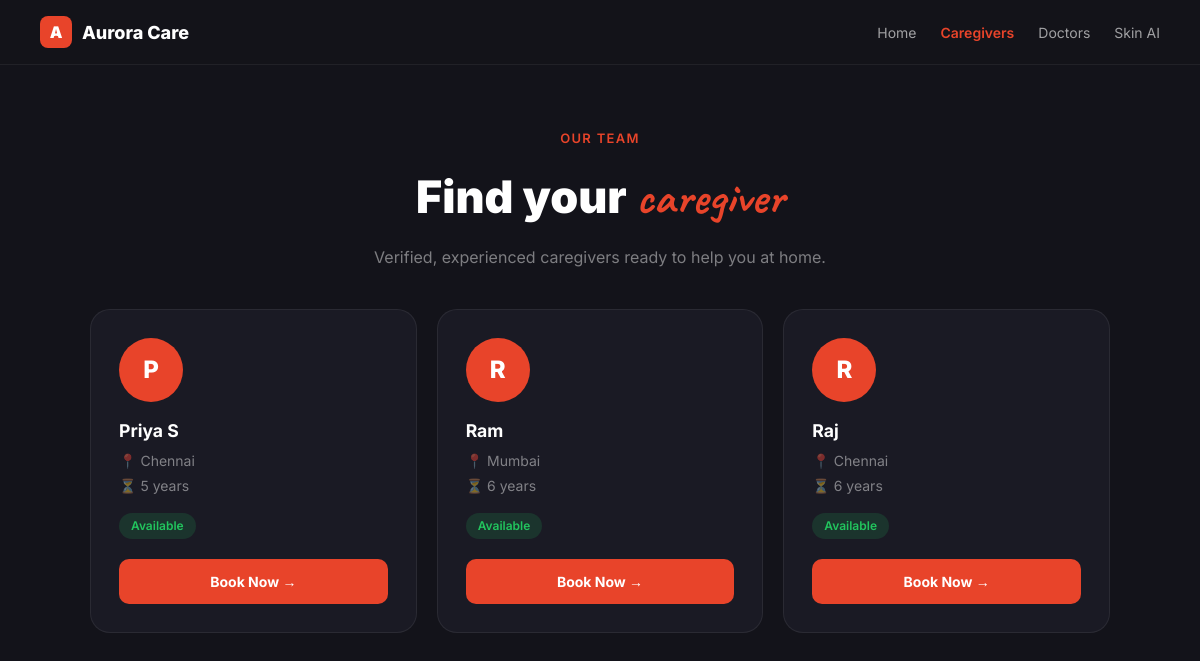
Screenshot of /caretakers/ with the database file from the repository.
### core/models.py (models this page shows, shortened)
class Caretaker(models.Model):
    name = models.CharField(max_length=100)
    experience = models.CharField(max_length=100)
    location = models.CharField(max_length=100)
    available = models.BooleanField(default=True)

### core/views.py (the view)
# urls.py: path('caretakers/', views.caretakers),
def caretakers(request):
    data = Caretaker.objects.all()
    return render(request, 'caretakers.html', {'caretakers': data})

### core/templates/caretakers.html (shortened to what this page needs)
<!DOCTYPE html>
<html lang="en">
<head>
  <script src="https://cdn.tailwindcss.com"></script>
</head>
<body>
<nav style="background:rgba(19,19,26,0.95);border-bottom:1px solid rgba(255,255,255,0.06);padding:16px 40px;display:flex;align-items:center;justify-content:space-between;position:sticky;top:0;z-index:100;">
  <a href="/" style="display:flex;align-items:center;gap:10px;text-decoration:none;">
    <div style="width:32px;height:32px;background:#e8442a;border-radius:8px;display:flex;align-items:center;justify-content:center;">
      <span style="color:white;font-weight:900;font-size:16px;">A</span>
    </div>
    <span style="font-weight:800;font-size:18px;color:white;">Aurora Care</span>
  </a>
  <div style="display:flex;gap:24px;">
    <a href="/" style="color:rgba(255,255,255,0.6);text-decoration:none;font-size:14px;">Home</a>
    <a href="/caretakers" style="color:#e8442a;text-decoration:none;font-size:14px;font-weight:600;">Caregivers</a>
    <a href="/doctors" style="color:rgba(255,255,255,0.6);text-decoration:none;font-size:14px;">Doctors</a>
    <a href="/skin" style="color:rgba(255,255,255,0.6);text-decoration:none;font-size:14px;">Skin AI</a>
  </div>
</nav>
<div style="text-align:center;padding:60px 40px 40px;">
  <span style="color:#e8442a;font-size:13px;font-weight:600;letter-spacing:0.1em;text-transform:uppercase;">Our Team</span>
  <h1 style="font-size:2.8rem;font-weight:900;margin-top:12px;margin-bottom:12px;">
    Find your <span style="font-family:'Caveat',cursive;color:#e8442a;font-size:3rem;">caregiver</span>
  </h1>
  <p style="color:rgba(255,255,255,0.45);font-size:16px;">Verified, experienced caregivers ready to help you at home.</p>
</div>
<div style="max-width:1100px;margin:0 auto;padding:0 40px 80px;display:grid;grid-template-columns:repeat(auto-fit,minmax(280px,1fr));gap:20px;">
  {% for c in caretakers %}
  <div class="card" style="background:#1a1a24;border:1px solid rgba(255,255,255,0.07);border-radius:20px;padding:28px;">
    <div style="width:64px;height:64px;border-radius:50%;background:#e8442a;display:flex;align-items:center;justify-content:center;font-size:24px;font-weight:800;margin-bottom:16px;">
      {{ c.name|first }}
    </div>
    <h3 style="font-size:1.1rem;font-weight:700;margin-bottom:6px;">{{ c.name }}</h3>
    <p style="color:rgba(255,255,255,0.45);font-size:14px;margin-bottom:4px;">📍 {{ c.location }}</p>
    <p style="color:rgba(255,255,255,0.45);font-size:14px;margin-bottom:16px;">⏳ {{ c.experience }}</p>
    {% if c.available %}
    <div style="display:inline-block;background:rgba(34,197,94,0.15);color:#22c55e;border-radius:999px;padding:4px 12px;font-size:12px;font-weight:600;margin-bottom:20px;">
      Available
    </div>
    {% else %}
    <div style="display:inline-block;background:rgba(232,68,42,0.15);color:#e8442a;border-radius:999px;padding:4px 12px;font-size:12px;font-weight:600;margin-bottom:20px;">
      Busy
    </div>
    {% endif %}
    <div>
      <a href="/book-caretaker/{{ c.id }}/" style="display:block;background:#e8442a;color:white;text-align:center;padding:12px;border-radius:10px;font-weight:700;font-size:14px;text-decoration:none;">
        Book Now →
      </a>
    </div>
  </div>
  {% empty %}
  <div style="text-align:center;color:rgba(255,255,255,0.4);grid-column:1/-1;padding:60px;">
    No caretakers added yet. Add them in the admin panel.
  </div>
  {% endfor %}
</div>
</body>
</html>

### core/templates/caretakers.html (style rules this page uses)
* { font-family: 'Inter', sans-serif; }
body { background: #13131a; color: white; margin: 0; }
.card { transition: transform 0.3s, border-color 0.3s; }

### rows the page displays
Caretaker: name|first "P", name "Priya S", location "Chennai", experience "5 years", available "Available"
Caretaker: name|first "R", name "Ram", location "Mumbai", experience "6 years", available "Available"
Caretaker: name|first "R", name "Raj", location "Chennai", experience "6 years", available "Available"
